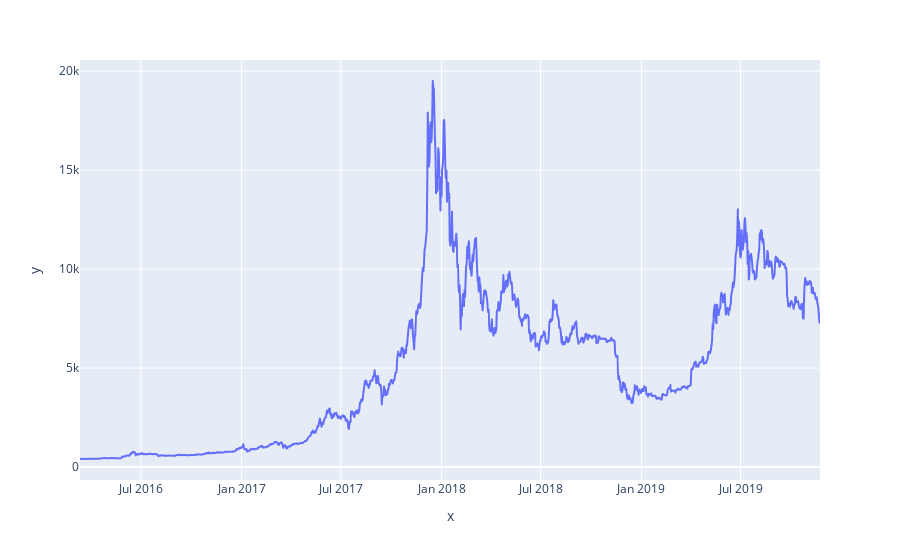

Source (notebook cell):
### Code cell
# plot Prices
# Initilaize list 
X = list(Data.loc[:,"timestamp"])
Y = list(Data.loc[:,"Adj Close"])


plot = px.line(x=X, y=Y)

plt.tight_layout()

plot.show()

### Figure 1 — Plotly figure (JSON) as saved in the notebook; plotly's stock layout.template omitted (floating-point values rounded to 4 significant figures; data arrays with more than 128 entries replaced by an {"elided": "..."} marker saying what was removed)
{"data": [{"hovertemplate": "x=%{x}<br>y=%{y}<extra></extra>", "legendgroup": "", "line": {"color": "#636efa", "dash": "solid"}, "marker": {"symbol": "circle"}, "mode": "lines", "name": "", "showlegend": false, "type": "scattergl", "x": {"elided": "1352 str values"}, "xaxis": "x", "y": {"elided": "1352 float values"}, "yaxis": "y"}], "layout": {"legend": {"tracegroupgap": 0}, "margin": {"t": 60}, "xaxis": {"anchor": "y", "domain": [0, 1], "title": {"text": "x"}}, "yaxis": {"anchor": "x", "domain": [0, 1], "title": {"text": "y"}}}}
